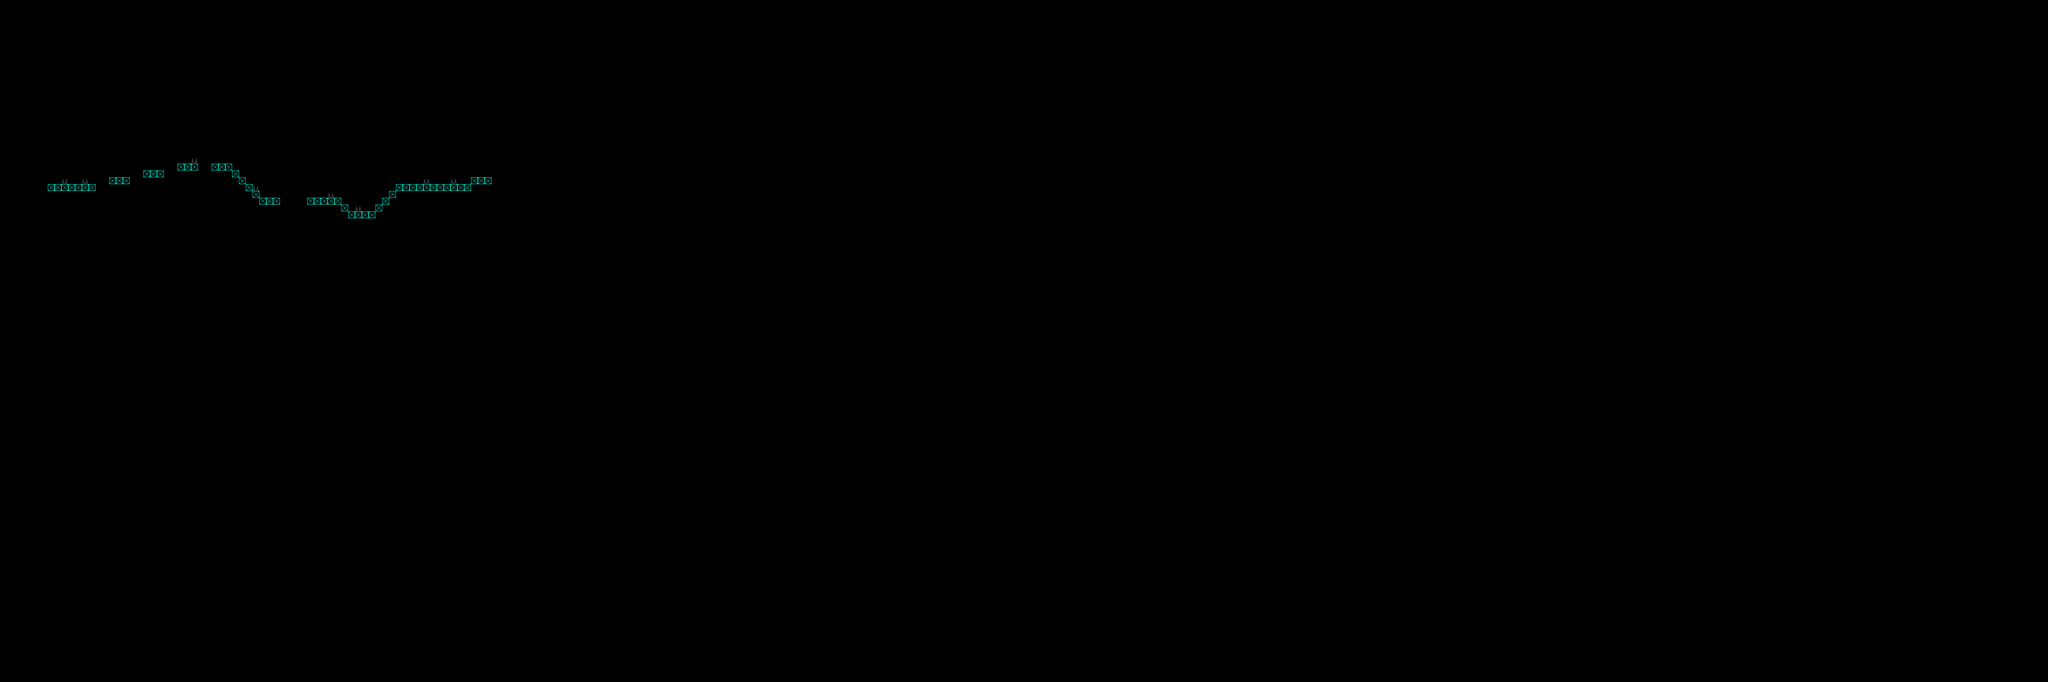

A 2D game scene composited from a Tiled map and its tileset images. What follows is a short description and the map's XML, with each tile layer's data collapsed to a summary:
An orthogonal 300x100 tile map with 16x16 px tiles, 2 tile layers (Ground, Hazards) and 2 objects.

<map version="1.0" orientation="orthogonal" renderorder="left-up" width="300" height="100" tilewidth="16" tileheight="16" nextobjectid="1">
 <properties>
  <property name="unity:scale" value=".0625" />
 </properties>
 <tileset firstgid="1" name="basic_tileset" tilewidth="16" tileheight="16" tilecount="64" columns="8">
  <image source="../Art/GPJ_2D_Platformer_Sprites.png" width="128" height="128" />
  <tile id="16">
   <objectgroup draworder="index">
    <object id="0" x="-0.125" y="-0.125" width="15.875" height="16.25" />
   </objectgroup>
  </tile>
  <tile id="17">
   <objectgroup draworder="index">
    <object id="0" x="-0.125" y="3.375" width="15.5" height="12.75" />
   </objectgroup>
  </tile>
 </tileset>
 <layer name="Ground" width="300" height="100">
  <properties>
   <property name="unity:layer" value="Ground" />
   <property name="unity:tag" value="Ground" />
  </properties>
  <data>[30000 cells, 53 non-empty, 1 distinct tile ids]</data>
 </layer>
 <layer name="Hazards" width="300" height="100">
  <properties>
   <property name="unity:isTrigger" value="true" />
  </properties>
  <data>[30000 cells, 8 non-empty, 1 distinct tile ids]</data>
 </layer>
</map>
